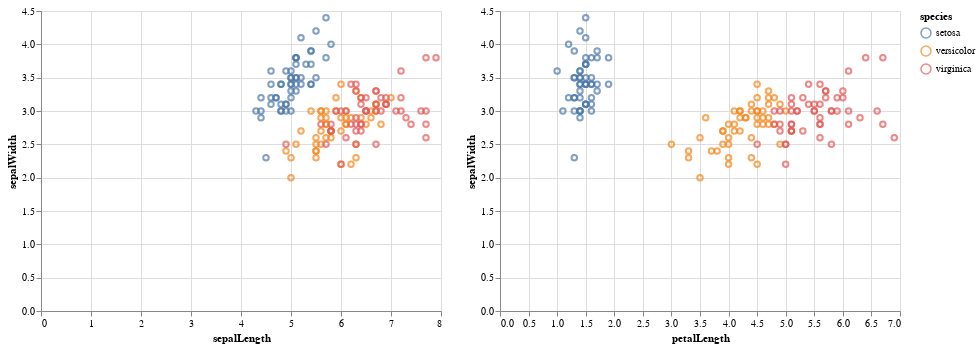

The notebook cell this image was saved under:
### Code cell
base = alt.Chart(iris).mark_point().encode(
    x = 'sepalLength',
    y = 'sepalWidth',
    color= 'species'
)
base | base.encode(x='petalLength')

### Figure 1 — Vega-Lite specification as saved in the notebook (floating-point values rounded to 4 significant figures; data arrays with more than 128 entries replaced by an {"elided": "..."} marker saying what was removed)
{"config": {"view": {"continuousWidth": 400, "continuousHeight": 300}}, "hconcat": [{"mark": "point", "encoding": {"color": {"type": "nominal", "field": "species"}, "x": {"type": "quantitative", "field": "sepalLength"}, "y": {"type": "quantitative", "field": "sepalWidth"}}}, {"mark": "point", "encoding": {"color": {"type": "nominal", "field": "species"}, "x": {"type": "quantitative", "field": "petalLength"}, "y": {"type": "quantitative", "field": "sepalWidth"}}}], "data": {"name": "data-a264acbd6e539a8b3afc0cb5f240fb57"}, "$schema": "https://vega.github.io/schema/vega-lite/v4.8.1.json", "datasets": {"data-a264acbd6e539a8b3afc0cb5f240fb57": {"elided": "150 records"}}}
